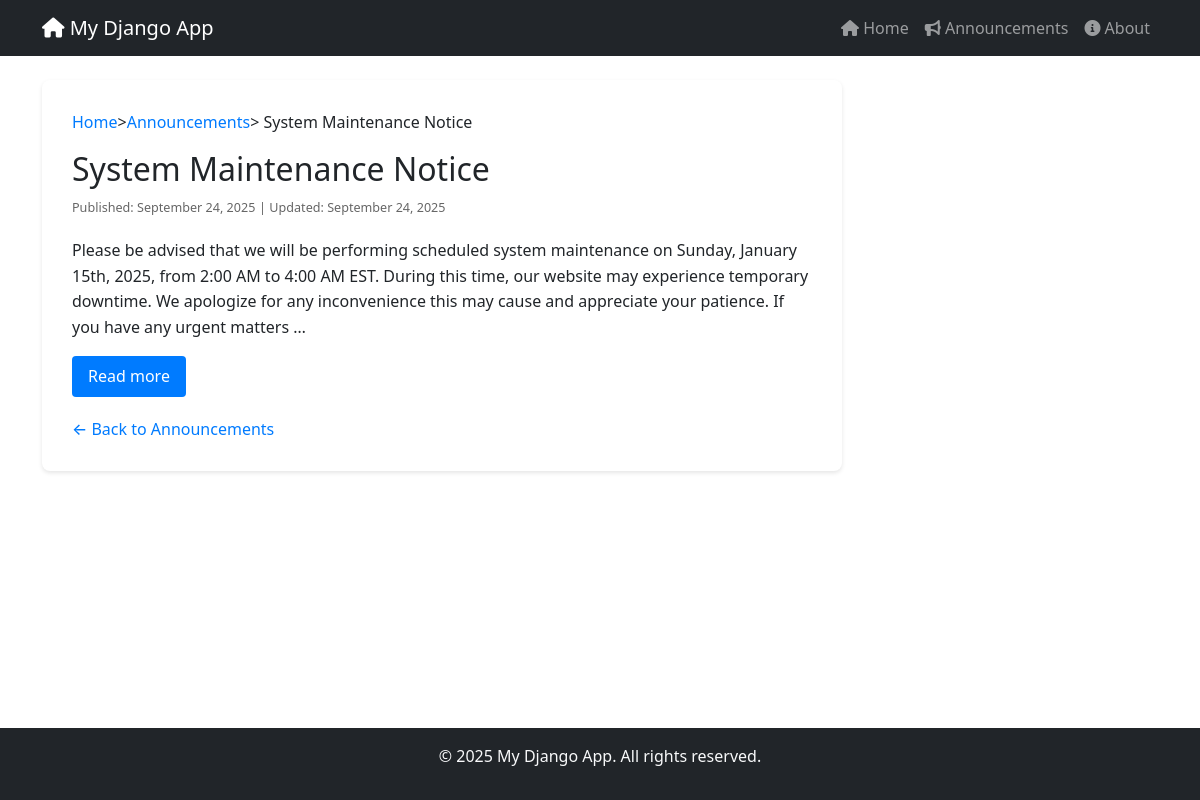
The page /announcements/2/ on the database its author committed.
### core/models.py (models this page shows, shortened)
class Announcement(models.Model):
    title = models.CharField(max_length=200)
    content = models.TextField()
    created_at = models.DateTimeField(default=timezone.now)
    updated_at = models.DateTimeField(auto_now=True)
    class Meta:
        ordering = ['-created_at']

### core/views.py (the view)
# urls.py: path('announcements/<int:id>/', views.announcement_detail, name='announcement_detail'),
def announcement_detail(request, id):
  try:
    announcement = get_object_or_404(Announcement, id=id)
    return render(request, 'announcements/detail.html', {
      'title': announcement.title,
      'announcement': announcement
    })
  except Http404:
    return render(request, '404.html', {'title': 'Page Not Found'}, status=404)

### core/templates/announcements/detail.html (shortened to what this page needs)
{% extends 'base.html' %}
{% block content %}
  <div class="announcement-detail">
    <nav class="breadcrumb">
      <a href="{% url 'home' %}">Home</a> &gt;
      <a href="{% url 'announcements_list' %}">Announcements</a> &gt;
      {{ announcement.title }}
    </nav>
    <h2>{{ announcement.title }}</h2>
    <p class="announcement-meta">
      <small>Published: {{ announcement.created_at|date:"F d, Y" }}</small>
      {% if announcement.updated_at != announcement.created_at %}
        <small> | Updated: {{ announcement.updated_at|date:"F d, Y" }}</small>
      {% endif %}
    </p>
    <div class="announcement-content">
      <div id="content-preview" class="content-preview">
        {{ announcement.content|truncatewords:50 }}
      </div>
      <button id="toggle-content" class="toggle-btn" onclick="toggleContent()">Read more</button>
    </div>
    <div class="announcement-actions">
      <a href="{% url 'announcements_list' %}" class="back-link">← Back to Announcements</a>
    </div>
  </div>
{% endblock %}

### core/static/css/style.css (style rules this page uses)
html, body { height: 100%; margin: 0; }
body { font-family: Arial, sans-serif; background: #f9f9f9; color: #333; display: flex; flex-direction: column; }
.announcement-meta { color: #666; font-size: 0.9em; margin-bottom: 10px; }
.announcement-detail { max-width: 800px; background: white; border-radius: 8px; padding: 30px; box-shadow: 0 2px 4px rgba(0, 0, 0, 0.1); }
.breadcrumb { background: none; padding: 0; margin-bottom: 20px; font-size: 0.9em; }
.breadcrumb a { color: #007bff; text-decoration: none; }
.announcement-content { margin: 20px 0; line-height: 1.6; }
.toggle-btn { background: #007bff; color: white; border: none; padding: 8px 16px; border-radius: 4px; cursor: pointer; margin-top: 15px; transition: background-color 0.3s ease; }
.back-link { color: #007bff; text-decoration: none; font-weight: 500; }

### rows shown on the page
Announcement: title "System Maintenance Notice", created_at "September 24, 2025", updated_at "September 24, 2025", content "Please be advised that we will be performing scheduled system maintenance on Sunday, January 15th, 2025, from 2:00 AM to 4:00 AM EST. During this time, our website may experience temporary downtime. We apologize for any inconvenience this may cause and appreciate your patience. If you have any urgent matters …"
